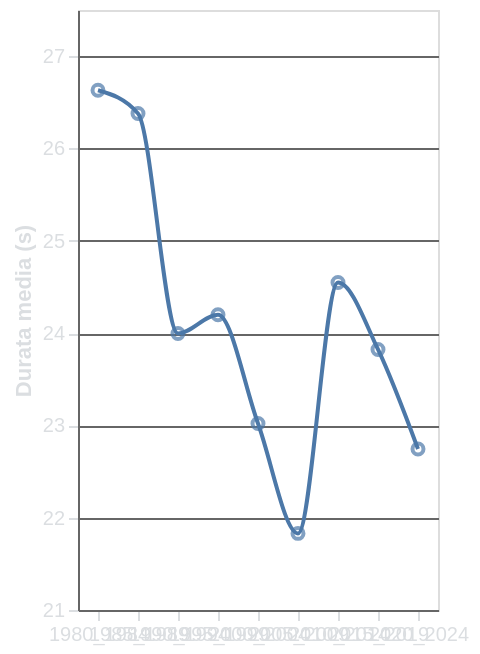

Here is the Vega-Lite specification saved for this chart:
### Vega-Lite specification from a JSON file in a GitHub repository (floating-point values rounded to 4 significant figures)
{"$schema": "https://vega.github.io/schema/vega-lite/v5.17.0.json", "config": {"axis": {"domainColor": "#666666", "gridColor": "#666666", "labelColor": "#DBDEE1", "tickColor": "#DBDEE1", "titleColor": "#DBDEE1"}, "background": "transparent", "legend": {"labelColor": "#DBDEE1", "titleColor": "#DBDEE1"}, "title": {"color": "#DBDEE1", "fontSize": 16}}, "data": {"name": "data-d0acfd1a75be08a368ff6a4d03adefda"}, "datasets": {"data-d0acfd1a75be08a368ff6a4d03adefda": [{"duration_in_seconds": 26.63, "lustrum": "1980_1984"}, {"duration_in_seconds": 26.38, "lustrum": "1985_1989"}, {"duration_in_seconds": 24.0, "lustrum": "1990_1994"}, {"duration_in_seconds": 24.2, "lustrum": "1995_1999"}, {"duration_in_seconds": 23.02, "lustrum": "2000_2004"}, {"duration_in_seconds": 21.83, "lustrum": "2005_2009"}, {"duration_in_seconds": 24.55, "lustrum": "2010_2014"}, {"duration_in_seconds": 23.82, "lustrum": "2015_2019"}, {"duration_in_seconds": 22.74, "lustrum": "2020_2024"}]}, "height": "container", "layer": [{"encoding": {"tooltip": [{"field": "lustrum", "type": "ordinal"}, {"field": "duration_in_seconds", "type": "quantitative"}], "x": {"axis": {"labelAngle": 0}, "field": "lustrum", "title": "", "type": "ordinal"}, "y": {"field": "duration_in_seconds", "scale": {"domain": [21.35, 27.11]}, "title": "Durata media (s)", "type": "quantitative"}}, "mark": {"interpolate": "monotone", "type": "line"}}, {"encoding": {"tooltip": [{"field": "lustrum", "type": "ordinal"}, {"field": "duration_in_seconds", "format": ".2f", "type": "quantitative"}], "x": {"field": "lustrum", "type": "ordinal"}, "y": {"field": "duration_in_seconds", "type": "quantitative"}}, "mark": {"type": "point"}}], "width": "container"}
